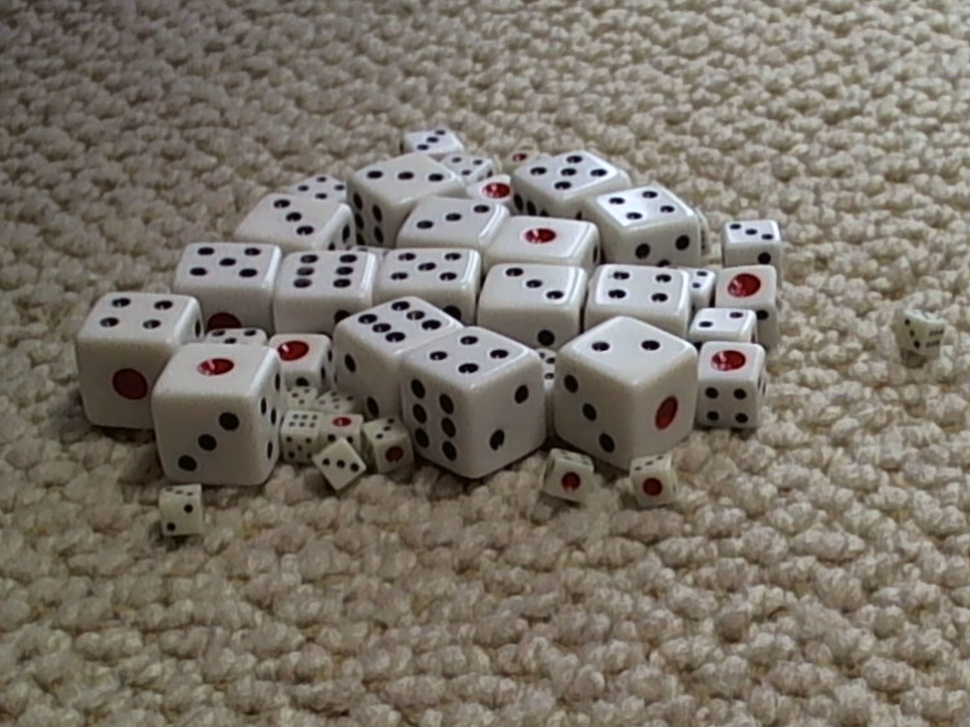
//> input picture misc/img/15_16_16.jpg, 970 x 727 px, shrunk from 3648 x 2736 before the run
$ ./template_matching img/15_16_16.jpg 'img/Picture 1.jpg'   (built with g++ and OpenCV 4)
//> lines starting //> are read from the running program, lines starting //| are printed output that depends on the picture; after the words box and inside, x2 and y2 are one past the last pixel; in counts of white or black regions, pixels touching at a corner belong together
#include <opencv2/highgui/highgui.hpp>
#include <opencv2/imgproc/imgproc.hpp>
#include <iostream>
#include <stdio.h>

using namespace std;
using namespace cv;

/// Global Variables
Mat img; Mat templ; Mat result;
std::string image_window = "Source Image";
std::string result_window = "Result window";

int match_method;
int max_Trackbar = 5;

/// Function Headers
void MatchingMethod( int, void* );

/** @function main */
int main( int argc, char** argv )
{
  /// Load image and template
  img = imread( argv[1], 1 );
//> img is the input picture: 727 rows x 970 cols, CV_8UC3; mean B, G, R 105.7, 116.1, 123.4
  templ = imread( argv[2], 1 );
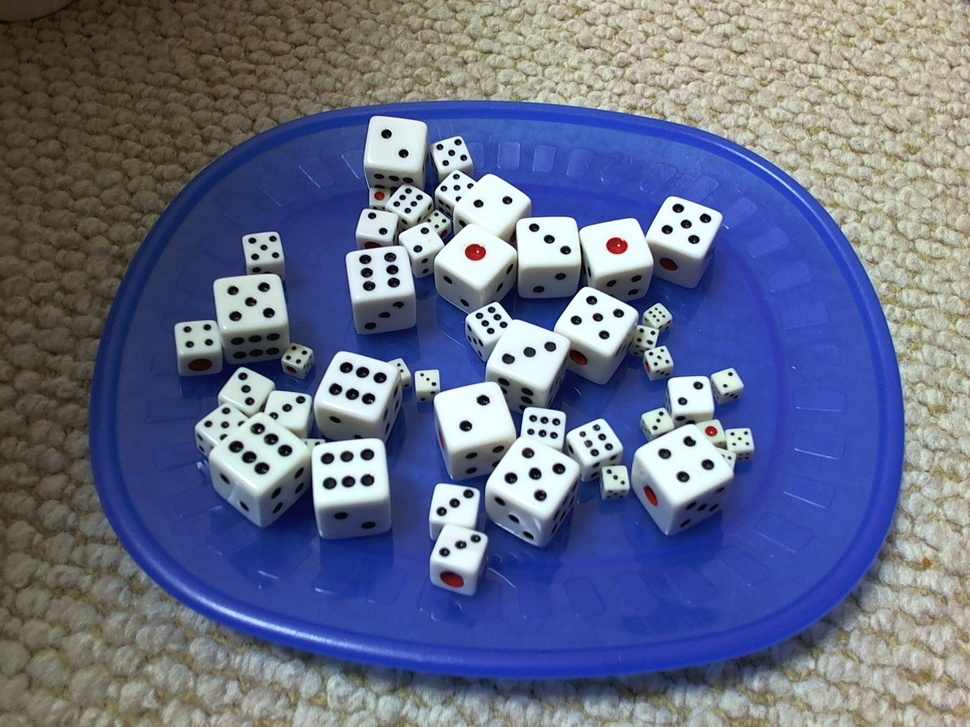
//> input picture misc/img/Picture 1.jpg, 970 x 727 px, shrunk from 2592 x 1944 before the run
//> templ is the input picture: 727 rows x 970 cols, CV_8UC3; mean B, G, R 136.5, 109.9, 102.7

  /// Create windows
  namedWindow( image_window, CV_WINDOW_AUTOSIZE );
  namedWindow( result_window, CV_WINDOW_AUTOSIZE );

  /// Create Trackbar
  std::string trackbar_label = "Method: \n 0: SQDIFF \n 1: SQDIFF NORMED \n 2: TM CCORR \n 3: TM CCORR NORMED \n 4: TM COEFF \n 5: TM COEFF NORMED";
  createTrackbar( trackbar_label, image_window, &match_method, max_Trackbar, MatchingMethod );

  MatchingMethod( 0, 0 );
  waitKey(0);
  return 0;
}

/**
 * @function MatchingMethod
 * @brief Trackbar callback
 */
void MatchingMethod( int, void* )
{
  /// Source image to display
  Mat img_display;
  img.copyTo( img_display );

  /// Create the result matrix
  int result_cols =  img.cols - templ.cols + 1;
//> result_cols = 1
  int result_rows = img.rows - templ.rows + 1;
//> result_rows = 1
  result_rows;

  result.create( result_cols, result_rows, CV_32FC1 );

  /// Do the Matching and Normalize
  matchTemplate( img, templ, result, match_method );
//> result = [1.12e+10]
  normalize( result, result, 0, 1, NORM_MINMAX, -1, Mat() );
//> result = [0]

  /// Localizing the best match with minMaxLoc
  double minVal; double maxVal; Point minLoc; Point maxLoc;
  Point matchLoc;

  minMaxLoc( result, &minVal, &maxVal, &minLoc, &maxLoc, Mat() );
//> minVal = 0; maxVal = 0; minLoc = Point(0, 0); maxLoc = Point(0, 0)

  /// For SQDIFF and SQDIFF_NORMED, the best matches are lower values. For all the other methods, the higher the better
  if( match_method  == CV_TM_SQDIFF || match_method == CV_TM_SQDIFF_NORMED )
    { matchLoc = minLoc; }
//> matchLoc = Point(0, 0)
  else
    { matchLoc = maxLoc; }

  /// Show me what you got
  rectangle( img_display, matchLoc, Point( matchLoc.x + templ.cols , matchLoc.y + templ.rows ), Scalar::all(0), 2, 8, 0 );
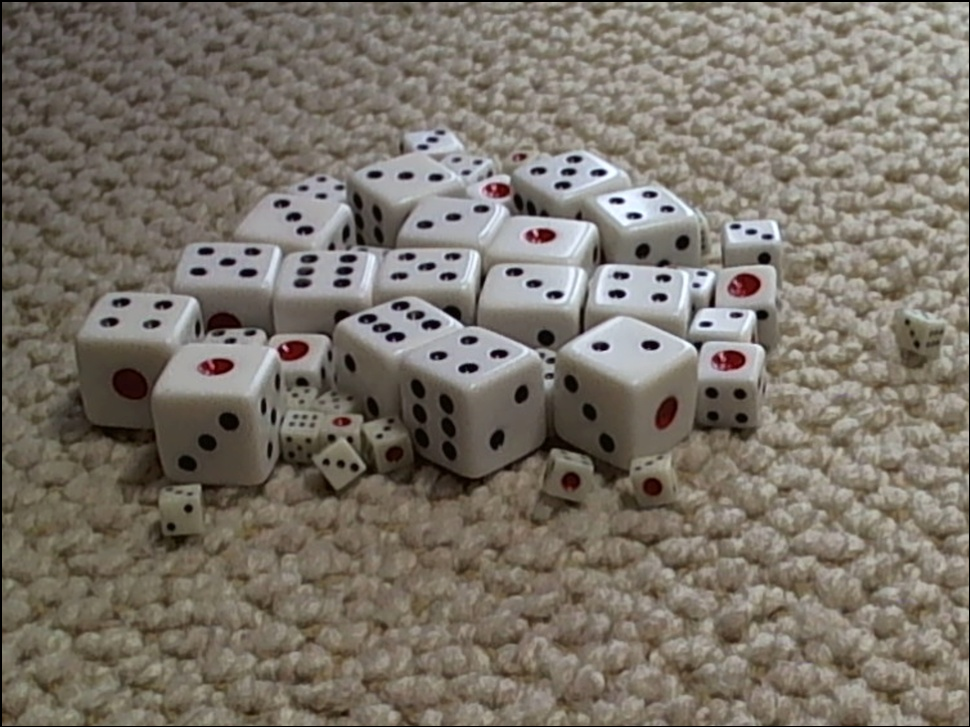
//> img_display: 727 rows x 970 cols, CV_8UC3; 0.72% of pixels changed, all inside (x1, y1, x2, y2) = (0, 0, 970, 727)
  rectangle( result, matchLoc, Point( matchLoc.x + templ.cols , matchLoc.y + templ.rows ), Scalar::all(0), 2, 8, 0 );

  imshow( result_window, result );
  imshow( image_window, img_display );

  return;
}
